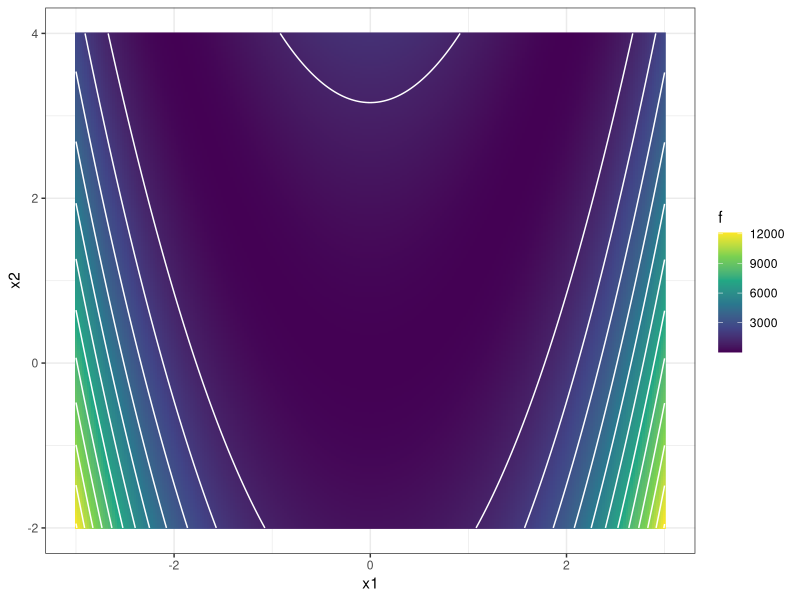
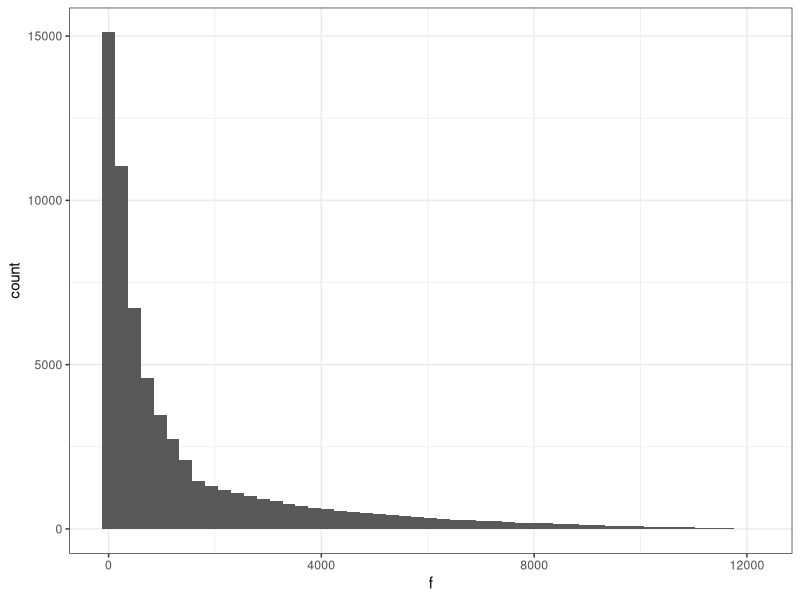
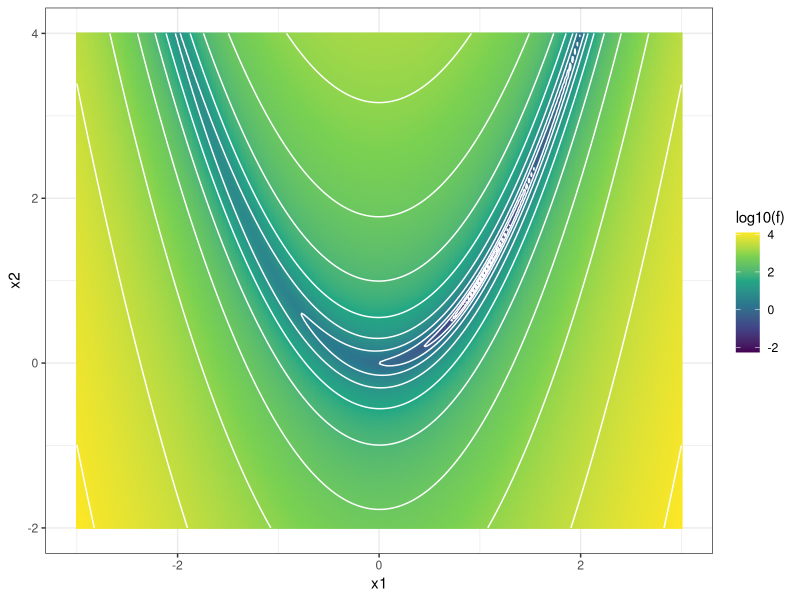
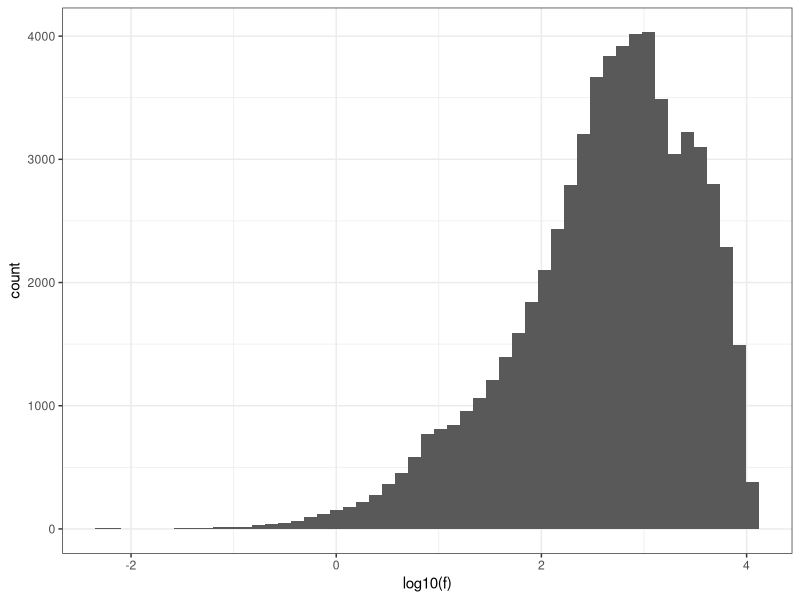
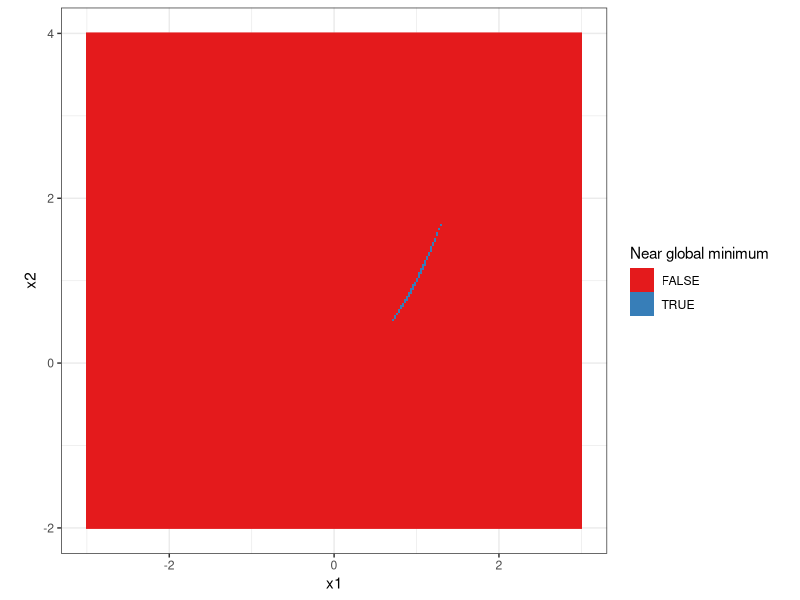
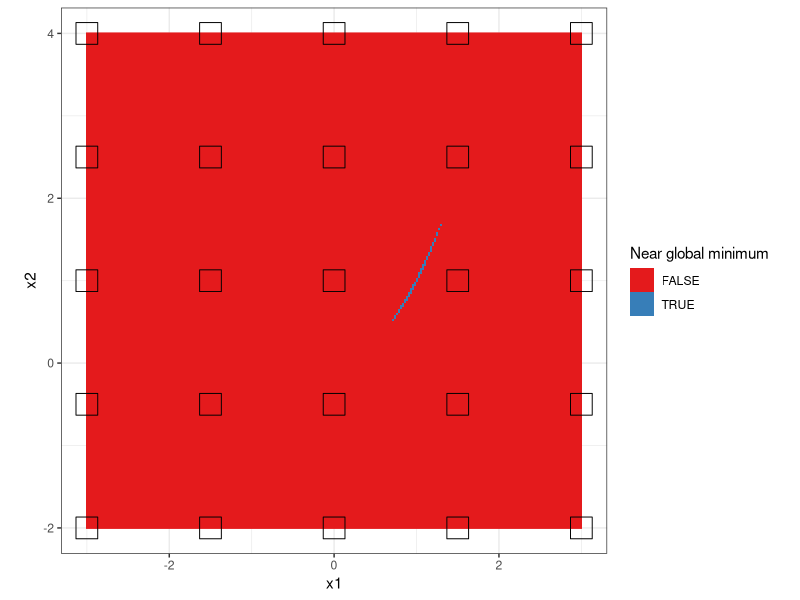
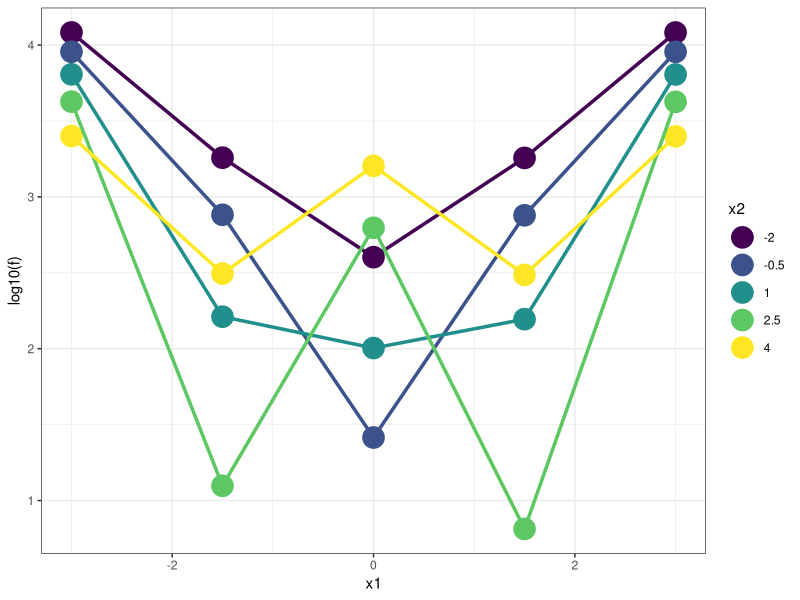
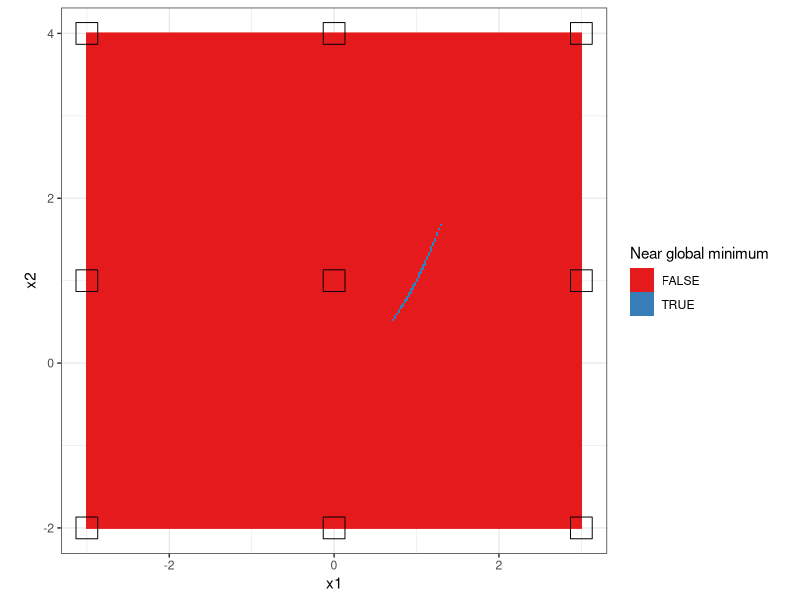

Reproduce these figures in R, in order.
### 2D example with the Rosenbrock function

library(tidyverse)

### define the function just for 2 variables
rosenbrock <- function(x, y, a = 1, b = 100)
{
  (a - x)^2 + b*(y - x^2)^2
}

### create a visualization grid
df_viz <- expand.grid(x1 = seq(-3, 3, length.out = 251),
                      x2 = seq(-2, 4, length.out = 251),
                      KEEP.OUT.ATTRS = FALSE,
                      stringsAsFactors = FALSE) %>% 
  as.data.frame() %>% tibble::as_tibble()

### original scale
df_viz %>% 
  mutate(f = rosenbrock(x1, x2)) %>% 
  ggplot(mapping = aes(x = x1, y = x2)) +
  geom_raster(mapping = aes(fill = f)) +
  geom_contour(mapping = aes(z = f),
               color = 'white') +
  scale_fill_viridis_c() +
  theme_bw()

df_viz %>% 
  mutate(f = rosenbrock(x1, x2)) %>% 
  summary()

df_viz %>% 
  mutate(f = rosenbrock(x1, x2)) %>% 
  ggplot(mapping = aes(x = f)) +
  geom_histogram(bins = 51) +
  theme_bw()

### log10 scale
df_viz %>% 
  mutate(f = rosenbrock(x1, x2)) %>% 
  ggplot(mapping = aes(x = x1, y = x2)) +
  geom_raster(mapping = aes(fill = log10(f))) +
  geom_contour(mapping = aes(z = log10(f)),
               color = 'white') +
  scale_fill_viridis_c() +
  theme_bw()

df_viz %>% 
  mutate(f = rosenbrock(x1, x2)) %>% 
  ggplot(mapping = aes(x = log10(f))) +
  geom_histogram(bins = 51) +
  theme_bw()

### identify the locations closest to the global minimum
df_viz %>% 
  mutate(f = rosenbrock(x1, x2)) %>% 
  mutate(f_log = log10(f)) %>% 
  mutate(f_min = min(f_log)) %>% 
  mutate(near_minimum = f_log <= -1) %>% 
  ggplot(mapping = aes(x = x1, y = x2)) +
  geom_raster(mapping = aes(fill = near_minimum)) +
  # geom_contour(mapping = aes(z = log10(f)),
  #              color = 'white') +
  coord_equal() +
  scale_fill_brewer("Near global minimum", palette = "Set1") +
  theme_bw()

### we need an initial design before we can execute the Bayesian optimization

### first try a simple full-factorial grid
grid_design_A <- expand.grid(x1 = seq(-3, 3, length.out = 5),
                             x2 = seq(-2, 4, length.out = 5),
                             KEEP.OUT.ATTRS = FALSE,
                             stringsAsFactors = FALSE) %>% 
  as.data.frame() %>% tibble::as_tibble() %>% 
  mutate(f = rosenbrock(x1, x2))

### overlay the initial design on the complete visualization picture
df_viz %>% 
  mutate(f = rosenbrock(x1, x2)) %>% 
  mutate(f_log = log10(f)) %>% 
  mutate(f_min = min(f_log)) %>% 
  mutate(near_minimum = f_log <= -1) %>% 
  ggplot(mapping = aes(x = x1, y = x2)) +
  geom_raster(mapping = aes(fill = near_minimum)) +
  geom_point(data = grid_design_A,
             shape = 0, color = 'black', size = 7) +
  coord_equal() +
  scale_fill_brewer("Near global minimum", palette = "Set1") +
  theme_bw()

### look at the response vs the inputs in the initial design
grid_design_A %>% 
  ggplot(mapping = aes(x = x1, y = log10(f))) +
  geom_point(size = 7,
             mapping = aes(color = as.factor(x2))) +
  geom_line(size = 1.2,
            mapping = aes(color = as.factor(x2))) +
  scale_color_viridis_d("x2") +
  theme_bw()

### what if we had a smaller grid, 3x3?
grid_design_B <- expand.grid(x1 = seq(-3, 3, length.out = 3),
                             x2 = seq(-2, 4, length.out = 3),
                             KEEP.OUT.ATTRS = FALSE,
                             stringsAsFactors = FALSE) %>% 
  as.data.frame() %>% tibble::as_tibble() %>% 
  mutate(f = rosenbrock(x1, x2))

df_viz %>% 
  mutate(f = rosenbrock(x1, x2)) %>% 
  mutate(f_log = log10(f)) %>% 
  mutate(f_min = min(f_log)) %>% 
  mutate(near_minimum = f_log <= -1) %>% 
  ggplot(mapping = aes(x = x1, y = x2)) +
  geom_raster(mapping = aes(fill = near_minimum)) +
  geom_point(data = grid_design_B,
             shape = 0, color = 'black', size = 7) +
  coord_equal() +
  scale_fill_brewer("Near global minimum", palette = "Set1") +
  theme_bw()

grid_design_B %>% 
  ggplot(mapping = aes(x = x1, y = log10(f))) +
  geom_point(size = 7,
             mapping = aes(color = as.factor(x2))) +
  geom_line(size = 1.2,
            mapping = aes(color = as.factor(x2))) +
  scale_color_viridis_d("x2") +
  theme_bw()

### space filling designs are NOT full-factorial create LHS designs
library(lhs)

set.seed(222)
lhs_rand_A <- randomLHS(n = 5, k = 2) %>% 
  as.matrix() %>% as.data.frame() %>% 
  tibble::as_tibble() %>% 
  purrr::set_names(c("x1", "x2"))

### look at the LHS design in the [0, 1] scale
lhs_rand_A %>% 
  ggplot(mapping = aes(x = x1, y = x2)) +
  geom_point(size = 7) +
  geom_vline(xintercept = seq(0, 1, length.out = 6), color='grey', size =1.2) +
  geom_hline(yintercept = seq(0, 1, length.out = 6), color='grey', size =1.2) +
  coord_equal() +
  theme_bw()

### random design with more points
set.seed(555)
lhs_rand_B <- randomLHS(n = 9, k = 2) %>% 
  as.matrix() %>% as.data.frame() %>% 
  tibble::as_tibble() %>% 
  purrr::set_names(c("x1", "x2"))

lhs_rand_B %>% 
  ggplot(mapping = aes(x = x1, y = x2)) +
  geom_point(size = 7) +
  geom_vline(xintercept = seq(0, 1, length.out = 10), color='grey', size =1.2) +
  geom_hline(yintercept = seq(0, 1, length.out = 10), color='grey', size =1.2) +
  coord_equal() +
  theme_bw()

### iinstead of a random LHS, we can maximize the distance between
### all points while preserving the Latin property
set.seed(222)
lhs_maxmin_A <- maximinLHS(n = 5, k = 2, maxIter = 5001, eps=0.01,
                           optimize.on = 'result', method = 'iterative') %>% 
  as.matrix() %>% as.data.frame() %>% 
  tibble::as_tibble() %>% 
  purrr::set_names(c("x1", "x2"))

lhs_maxmin_A %>% 
  ggplot(mapping = aes(x = x1, y = x2)) +
  geom_point(size = 7) +
  geom_vline(xintercept = seq(0, 1, length.out = 6), color='grey', size =1.2) +
  geom_hline(yintercept = seq(0, 1, length.out = 6), color='grey', size =1.2) +
  coord_equal() +
  theme_bw()


### try again
set.seed(333)
lhs_maxmin_B <- maximinLHS(n = 5, k = 2, maxIter = 5001, eps=0.01,
                           optimize.on = 'result', method = 'iterative') %>% 
  as.matrix() %>% as.data.frame() %>% 
  tibble::as_tibble() %>% 
  purrr::set_names(c("x1", "x2"))

lhs_maxmin_B %>% 
  ggplot(mapping = aes(x = x1, y = x2)) +
  geom_point(size = 7) +
  geom_vline(xintercept = seq(0, 1, length.out = 6), color='grey', size =1.2) +
  geom_hline(yintercept = seq(0, 1, length.out = 6), color='grey', size =1.2) +
  coord_equal() +
  theme_bw()

### try a larger number of initial design points
set.seed(444)
lhs_maxmin_C <- maximinLHS(n = 9, k = 2, maxIter = 5001, eps=0.01,
                           optimize.on = 'result', method = 'iterative') %>% 
  as.matrix() %>% as.data.frame() %>% 
  tibble::as_tibble() %>% 
  purrr::set_names(c("x1", "x2"))

lhs_maxmin_C %>% 
  ggplot(mapping = aes(x = x1, y = x2)) +
  geom_point(size = 7) +
  geom_vline(xintercept = seq(0, 1, length.out = 10), color='grey', size =1.2) +
  geom_hline(yintercept = seq(0, 1, length.out = 10), color='grey', size =1.2) +
  coord_equal() +
  theme_bw()

### rescale from the [0,1] to the original bounds on the inputs
lhs_rand_A %>% 
  mutate(across(.cols = 'x1',
                .fns = function(x, lwr, upr){
                  (upr - lwr)*x + lwr
                },
                lwr = -3, upr = 3)) %>% 
  mutate(across(.cols = 'x2',
                .fns = function(x, lwr, upr){
                  (upr - lwr)*x + lwr
                },
                lwr = -2, upr = 4)) %>% 
  ggplot(mapping = aes(x = x1, y = x2)) +
  geom_point(size = 5, shape = 16) +
  geom_point(data = grid_design_A,
             size = 7, shape = 0) +
  coord_equal() +
  theme_bw()

### a different LHS design
lhs_maxmin_C %>% 
  mutate(across(.cols = 'x1',
                .fns = function(x, lwr, upr){
                  (upr - lwr)*x + lwr
                },
                lwr = -3, upr = 3)) %>% 
  mutate(across(.cols = 'x2',
                .fns = function(x, lwr, upr){
                  (upr - lwr)*x + lwr
                },
                lwr = -2, upr = 4)) %>% 
  ggplot(mapping = aes(x = x1, y = x2)) +
  geom_point(size = 5, shape = 16) +
  geom_point(data = grid_design_A,
             size = 7, shape = 0) +
  coord_equal() +
  theme_bw()
